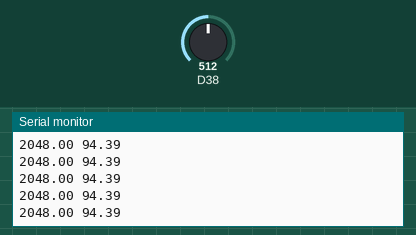
This sketch was run on a simulated Arduino Due. Parts: the last lines printed to the serial monitor. Inputs (shaded band) come from the test bench; at power-on: D38 = 512 (analog values on the 0–1023 scale).

Above: at 1.2 s.
1.3 s: D38 set to 716
At 1.64 s:
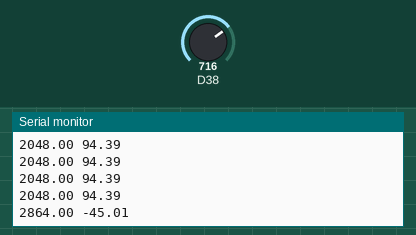
2.8 s: D38 set to 900
At 3.06 s:
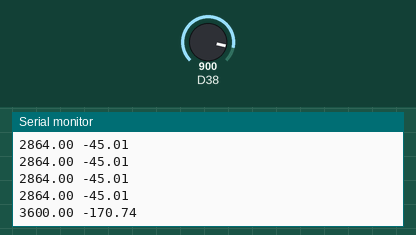
Timing chart, 0 to 5.8 s (numbered marks = the images above; inputs shaded):
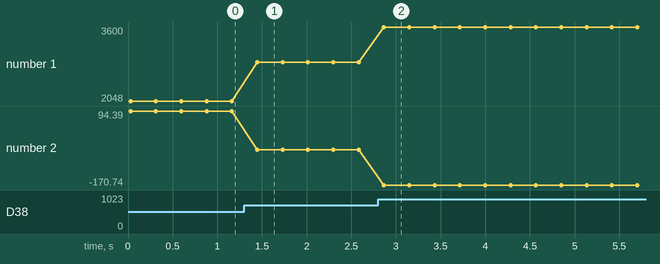

The sketch:

Test_InternalTemp.ino
```cpp
int sensorValue = 0;  // variable to store the value coming from the sensor
float average = 0;

void setup() {
  analogReference(INTERNAL);
  analogReadResolution(12);
  Serial.begin(115200);
}

void loop() {
   for (byte counter =0;counter<255;counter++){
  average = analogRead(38)+average;
  }
  average= average/255;
  float C = 25.0 + 0.17083 * (2454.19 - average);
  Serial.print(average);
  Serial.print(' ');
  Serial.println(C);
  average =0;
  delay(255);
}
```

Measured:
- after the input at 1.3 s, the serial monitor: prints a new line after 0.15 s (image 1)
- after the input at 2.8 s, the serial monitor: prints a new line after 0.07 s (image 2)
- plotted number 1: 2048 → 2864 after the input at 1.3 s, 2864 → 3600 after the input at 2.8 s
- plotted number 2: 94.39 → -45.01 after the input at 1.3 s, -45.01 → -170.74 after the input at 2.8 s
